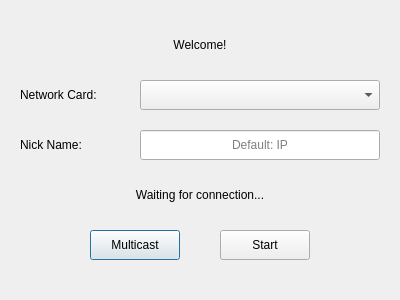
<?xml version="1.0" encoding="UTF-8"?>
<ui version="4.0">
 <class>StartUpDialog</class>
 <widget class="QDialog" name="StartUpDialog">
  <property name="geometry">
   <rect>
    <x>0</x>
    <y>0</y>
    <width>400</width>
    <height>300</height>
   </rect>
  </property>
  <property name="sizePolicy">
   <sizepolicy hsizetype="Fixed" vsizetype="Fixed">
    <horstretch>0</horstretch>
    <verstretch>0</verstretch>
   </sizepolicy>
  </property>
  <property name="focusPolicy">
   <enum>Qt::NoFocus</enum>
  </property>
  <property name="windowTitle">
   <string>StartUp</string>
  </property>
  <widget class="QLabel" name="lb_welcome">
   <property name="geometry">
    <rect>
     <x>80</x>
     <y>30</y>
     <width>240</width>
     <height>30</height>
    </rect>
   </property>
   <property name="focusPolicy">
    <enum>Qt::NoFocus</enum>
   </property>
   <property name="text">
    <string>Welcome!</string>
   </property>
   <property name="alignment">
    <set>Qt::AlignCenter</set>
   </property>
  </widget>
  <widget class="QComboBox" name="cb_network">
   <property name="geometry">
    <rect>
     <x>140</x>
     <y>80</y>
     <width>240</width>
     <height>30</height>
    </rect>
   </property>
  </widget>
  <widget class="QLabel" name="lb_network">
   <property name="geometry">
    <rect>
     <x>20</x>
     <y>80</y>
     <width>120</width>
     <height>30</height>
    </rect>
   </property>
   <property name="text">
    <string>Network Card:</string>
   </property>
   <property name="alignment">
    <set>Qt::AlignLeading|Qt::AlignLeft|Qt::AlignVCenter</set>
   </property>
  </widget>
  <widget class="QLabel" name="lb_nickname">
   <property name="geometry">
    <rect>
     <x>20</x>
     <y>130</y>
     <width>120</width>
     <height>30</height>
    </rect>
   </property>
   <property name="text">
    <string>Nick Name:</string>
   </property>
   <property name="alignment">
    <set>Qt::AlignLeading|Qt::AlignLeft|Qt::AlignVCenter</set>
   </property>
  </widget>
  <widget class="QLineEdit" name="lineEdit">
   <property name="geometry">
    <rect>
     <x>140</x>
     <y>130</y>
     <width>240</width>
     <height>30</height>
    </rect>
   </property>
   <property name="alignment">
    <set>Qt::AlignCenter</set>
   </property>
   <property name="placeholderText">
    <string>Default: IP</string>
   </property>
  </widget>
  <widget class="QLabel" name="lb_connected">
   <property name="geometry">
    <rect>
     <x>80</x>
     <y>180</y>
     <width>240</width>
     <height>30</height>
    </rect>
   </property>
   <property name="text">
    <string>Waiting for connection...</string>
   </property>
   <property name="alignment">
    <set>Qt::AlignCenter</set>
   </property>
  </widget>
  <widget class="QPushButton" name="btn_multicast">
   <property name="geometry">
    <rect>
     <x>90</x>
     <y>230</y>
     <width>90</width>
     <height>30</height>
    </rect>
   </property>
   <property name="text">
    <string>Multicast</string>
   </property>
  </widget>
  <widget class="QPushButton" name="btn_start">
   <property name="geometry">
    <rect>
     <x>220</x>
     <y>230</y>
     <width>90</width>
     <height>30</height>
    </rect>
   </property>
   <property name="text">
    <string>Start</string>
   </property>
  </widget>
 </widget>
 <resources/>
 <connections/>
</ui>
